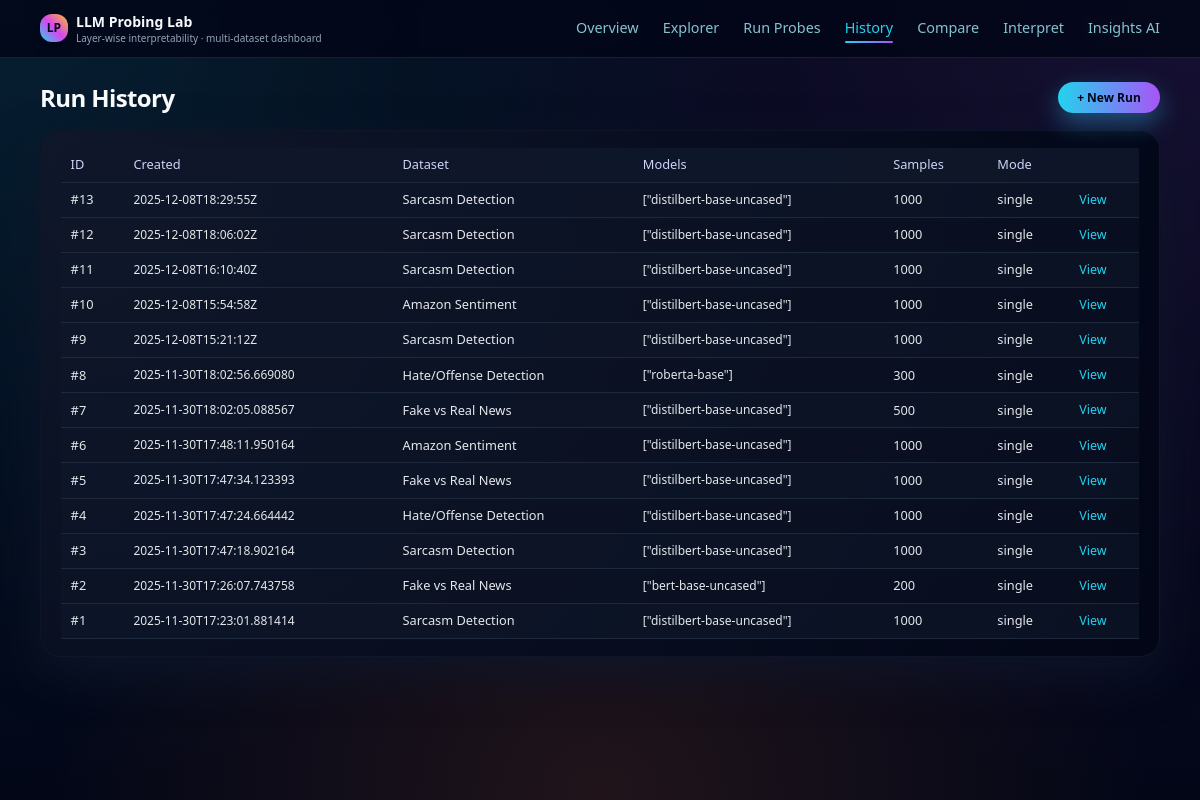
The app's page /history with its own data.
### tables this page shows
CREATE TABLE runs (
            id INTEGER PRIMARY KEY AUTOINCREMENT,
            created_at TEXT NOT NULL,
            dataset_key TEXT NOT NULL,
            dataset_name TEXT NOT NULL,
            models TEXT NOT NULL,
            sample_size INTEGER NOT NULL,
            mode TEXT NOT NULL, -- 'single' or 'compare'
            summary TEXT
        );

### app.py (the view)
@app.route("/history")
def history():
    runs = list_runs(limit=100)
    return render_template("history.html", runs=runs)

### app.py (called while the page is built)
@app.context_processor
def inject_globals():
    return {
        "NAV_ITEMS": [
            ("overview", "Overview"),
            ("explorer", "Explorer"),
            ("run_probes", "Run Probes"),
            ("history", "History"),
            ("compare", "Compare"),
            ("interpret", "Interpret"),
            ("insights_ai", "Insights AI"),
        ],
        "config": app.config,
    }

### storage.py (called while the page is built)
def get_conn():
    conn = sqlite3.connect(DB_PATH)
    conn.row_factory = sqlite3.Row
    return conn

def _row_to_dict(row):
    if row is None:
        return None
    return {k: row[k] for k in row.keys()}

def list_runs(limit=50):
    conn = get_conn()
    cur = conn.cursor()
    if limit is None:
        cur.execute("SELECT * FROM runs ORDER BY datetime(created_at) DESC")
    else:
        cur.execute(
            "SELECT * FROM runs ORDER BY datetime(created_at) DESC LIMIT ?", (limit,)
        )
    rows = cur.fetchall()
    conn.close()
    return [_row_to_dict(r) for r in rows]

### templates/history.html
{% extends "base.html" %}
{% block content %}
<section>
  <div class="flex items-center justify-between mb-4">
    <h1 class="text-2xl font-semibold tracking-tight">Run History</h1>
    <a href="{{ url_for('run_probes') }}" class="btn-primary text-xs">
      + New Run
    </a>
  </div>
  {% if runs %}
  <div class="card overflow-x-auto">
    <table class="table-basic">
      <thead>
        <tr>
          <th>ID</th>
          <th>Created</th>
          <th>Dataset</th>
          <th>Models</th>
          <th>Samples</th>
          <th>Mode</th>
          <th></th>
        </tr>
      </thead>
      <tbody>
        {% for r in runs %}
        <tr>
          <td>#{{ r.id }}</td>
          <td class="text-xs text-slate-400">{{ r.created_at }}</td>
          <td>{{ r.dataset_name }}</td>
          <td class="text-xs text-slate-300">{{ r.models }}</td>
          <td>{{ r.sample_size }}</td>
          <td>{{ r.mode }}</td>
          <td>
            <a
              href="{{ url_for('results', run_id=r.id) }}"
              class="link-inline"
              >View</a
            >
          </td>
        </tr>
        {% endfor %}
      </tbody>
    </table>
  </div>
  {% else %}
  <p class="text-slate-400 text-sm">
    No runs yet. Use <b>Run Probes</b> to log your first experiment.
  </p>
  {% endif %}
</section>
{% endblock %}

### static/styles.css (style rules this page uses)
body { font-family: system-ui, -apple-system, BlinkMacSystemFont, "Segoe UI", sans-serif; }
.card { border-radius: 1.25rem; background: radial-gradient(circle at 0 0, #0f172a, #020617); border: 1px solid rgba(15, 23, 42, 0.9); padding: 1.1rem 1.25rem; box-shadow: 0 18px 45px rgba(15, 23, 42, 0.8); }
.btn-primary { display: inline-flex; align-items: center; justify-content: center; border-radius: 9999px; padding: 0.45rem 1.2rem; font-size: 0.8rem; font-weight: 600; color: #020617; background: linear-gradient(to right, #22d3ee, #a855f7); box-shadow: 0 10px 25px rgba(56, 189, 248, 0.4); border: none; cursor: pointer; transition: transform 0.1s ease, box-shadow 0.1s ease; }
.table-basic { width: 100%; border-collapse: collapse; font-size: 0.8rem; }
.table-basic thead { background-color: rgba(15, 23, 42, 0.95); }
.table-basic th, .table-basic td { padding: 0.45rem 0.6rem; border-bottom: 1px solid #1e293b; }
.table-basic th { text-align: left; font-weight: 500; color: #cbd5f5; }
.table-basic tbody tr:nth-child(odd) { background-color: rgba(15, 23, 42, 0.65); }
.table-basic tbody tr:nth-child(even) { background-color: rgba(15, 23, 42, 0.4); }
.table-basic td { color: #e5e7eb; }
.link-inline { color: #22d3ee; font-size: 0.78rem; text-decoration: none; }

### records on screen
runs: id "13", created_at "2025-12-08T18:29:55Z", dataset_name "Sarcasm Detection", models "[\"distilbert-base-uncased\"]", sample_size "1000", mode "single"
runs: id "12", created_at "2025-12-08T18:06:02Z", dataset_name "Sarcasm Detection", models "[\"distilbert-base-uncased\"]", sample_size "1000", mode "single"
runs: id "11", created_at "2025-12-08T16:10:40Z", dataset_name "Sarcasm Detection", models "[\"distilbert-base-uncased\"]", sample_size "1000", mode "single"
runs: id "10", created_at "2025-12-08T15:54:58Z", dataset_name "Amazon Sentiment", models "[\"distilbert-base-uncased\"]", sample_size "1000", mode "single"
runs: id "9", created_at "2025-12-08T15:21:12Z", dataset_name "Sarcasm Detection", models "[\"distilbert-base-uncased\"]", sample_size "1000", mode "single"
runs: id "8", created_at "2025-11-30T18:02:56.669080", dataset_name "Hate/Offense Detection", models "[\"roberta-base\"]", sample_size "300", mode "single"
runs: id "7", created_at "2025-11-30T18:02:05.088567", dataset_name "Fake vs Real News", models "[\"distilbert-base-uncased\"]", sample_size "500", mode "single"
runs: id "6", created_at "2025-11-30T17:48:11.950164", dataset_name "Amazon Sentiment", models "[\"distilbert-base-uncased\"]", sample_size "1000", mode "single"
runs: id "5", created_at "2025-11-30T17:47:34.123393", dataset_name "Fake vs Real News", models "[\"distilbert-base-uncased\"]", sample_size "1000", mode "single"
runs: id "4", created_at "2025-11-30T17:47:24.664442", dataset_name "Hate/Offense Detection", models "[\"distilbert-base-uncased\"]", sample_size "1000", mode "single"
runs: id "3", created_at "2025-11-30T17:47:18.902164", dataset_name "Sarcasm Detection", models "[\"distilbert-base-uncased\"]", sample_size "1000", mode "single"
runs: id "2", created_at "2025-11-30T17:26:07.743758", dataset_name "Fake vs Real News", models "[\"bert-base-uncased\"]", sample_size "200", mode "single"
runs: id "1", created_at "2025-11-30T17:23:01.881414", dataset_name "Sarcasm Detection", models "[\"distilbert-base-uncased\"]", sample_size "1000", mode "single"

### other values on screen
{{ label }} "Overview" "Explorer" "Run Probes" "History" "Compare" "Interpret" "Insights AI"
